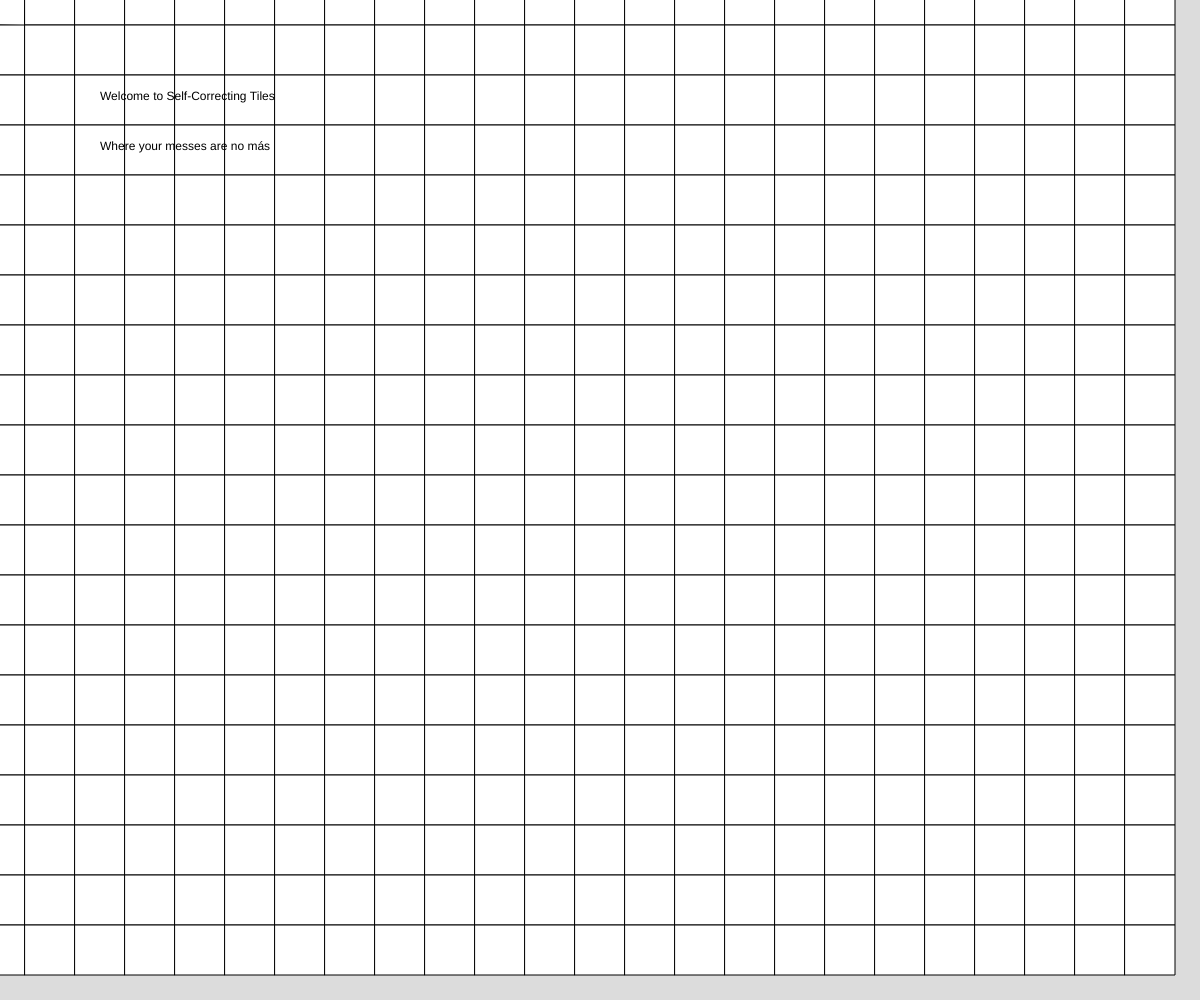
Frame 1 (no input)
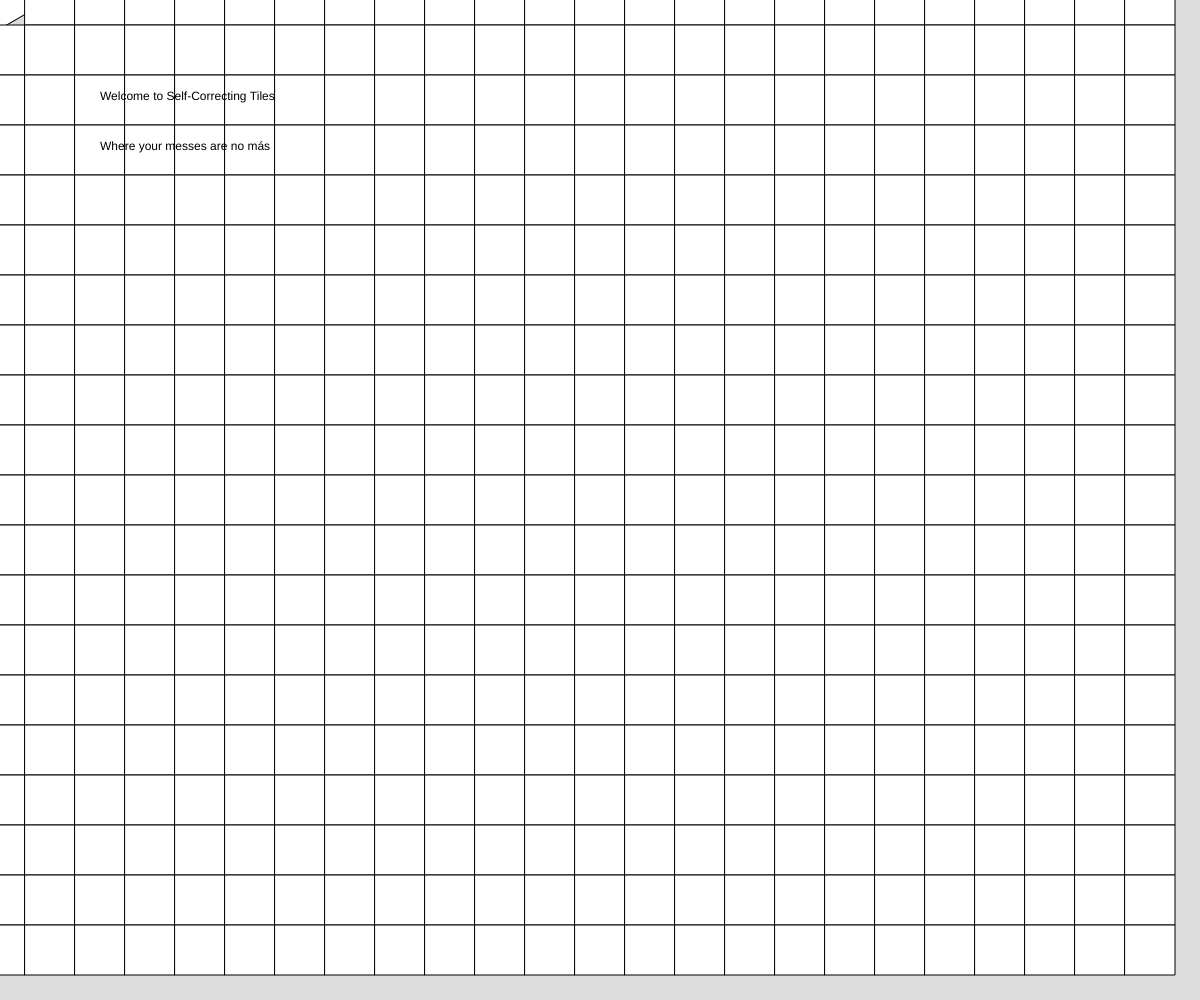
Frame 60 (no input)
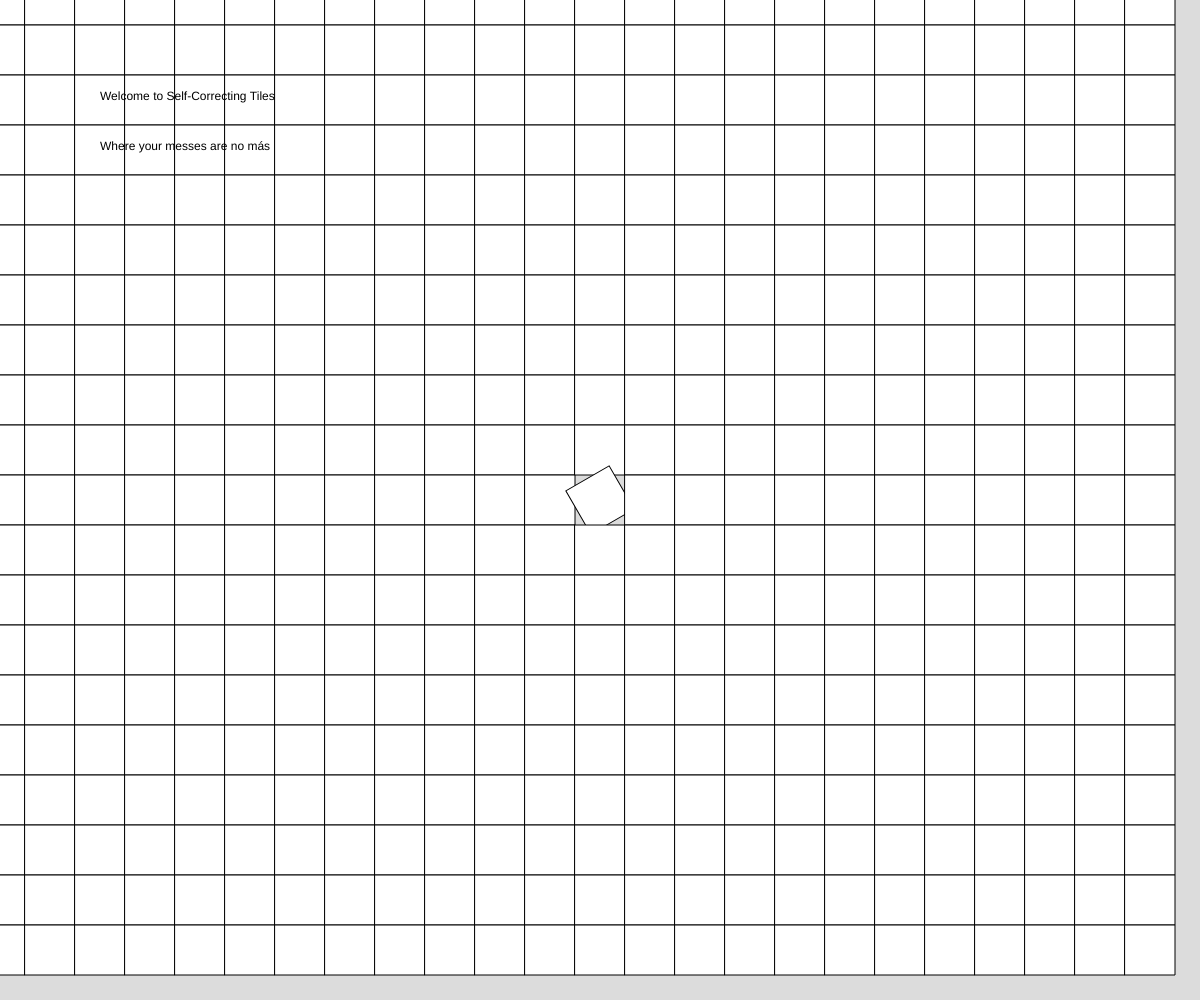
Frame 120 (the mouse pressed at the canvas centre since frame 60)

The p5.js sketch that drew these frames (run headless with seeded random() and noise() and a simulated clock; from frame 60 on, the mouse is pressed at the canvas centre):

// p5.js sketch
// ── sketch.js
let blocks = [];
let rows;
let cols;
let size = 50;
let offset = 20;
let distMouse = 20;
let b;

function setup() {
  createCanvas(window.innerWidth, window.innerHeight);
  rectMode(CENTER);
  angleMode(DEGREES);
  cols = width / size;
  rows = height / size;

  //   b = new Block(width / 2, height / 2);
  for (let i = 0; i < cols; i++) {
    blocks[i] = [];
    for (let j = 0; j < rows; j++) {
      blocks[i][j] = new Block(i * size, j * size);
    }
  }
}

function draw() {
  background(220);
  //   b.move();
  //   b.display();
  for (let i = 0; i < cols; i++) {
    for (let j = 0; j < rows; j++) {
      blocks[i][j].move();
      blocks[i][j].display();
    }
  }

  text("Welcome to Self-Correcting Tiles", 100, 100);
  text("Where your messes are no más", 100, 150);
}

// ── block.js
class Block {
  constructor(x, y) {
    this.x = x;
    this.y = y;
    this.angle = 0;
  }

  display() {
    push();
    translate(this.x, this.y);
    rotate(this.angle);
    rect(0, 0, size, size);
    pop();
  }

  move() {
    let distance = dist(mouseX, mouseY, this.x, this.y);
    if (distance < distMouse) {
      this.angle += 1;
    } else {
      if (this.angle > 0 && this.angle < 90) {
        this.angle += 1;
      } else {
        this.angle = 0;
      }
    }
  }
}
